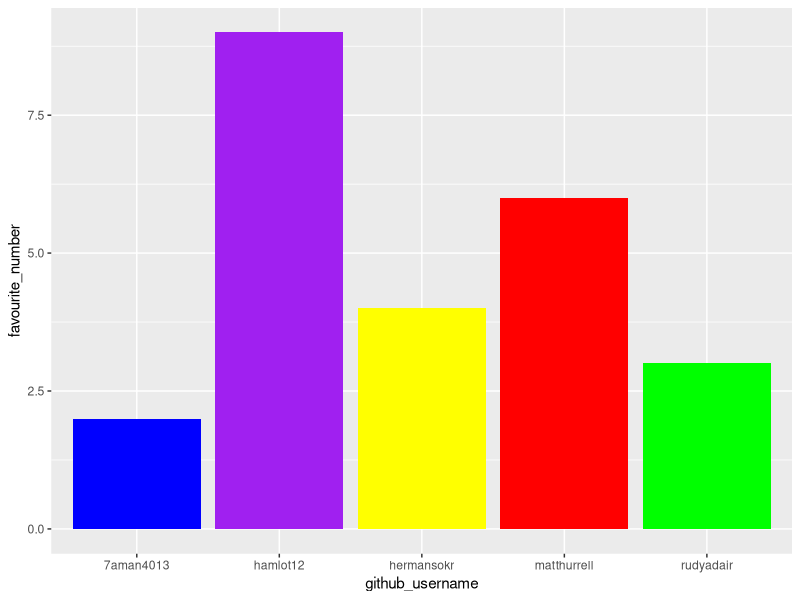
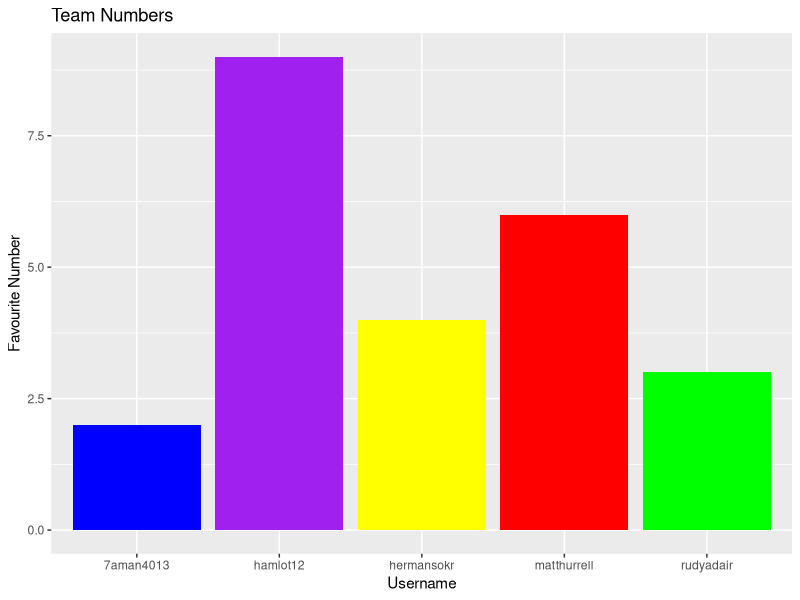
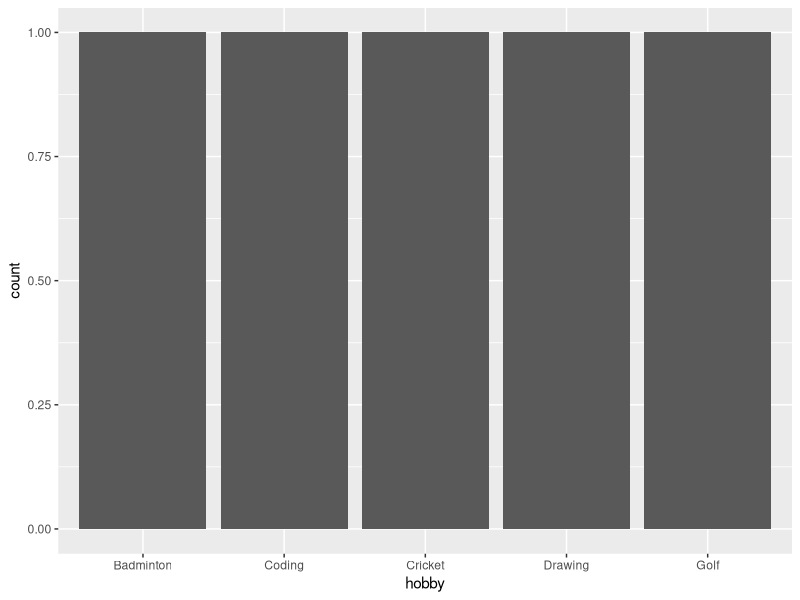

Write R code to recreate these figures, in order.
## ---- chunk 1
library(tidyverse) 
## ---- chunk 2
team_data <- tibble(
  name = c("Hamish", "Herman", "Rudy", 
           "Matt", "Abdul"),
  github_username = c("hamlot12", "hermansokr", "rudyadair", "matthurrell", "7aman4013"), 
  colour = c("purple", "yellow", "green", 
             "red", "blue"),
  hobby = c("Golf", "Drawing", "Cricket", 
            "Badminton", "Coding"),
  favourite_number = c(9, 4, 3, 6, 2)
  )

team_data
## ---- chunk 3
p1 <- ggplot(data = team_data, 
             mapping = aes(x = github_username, 
                           y = favourite_number,
                           fill = colour), 
             ) +
   geom_col() +
   scale_fill_identity()
p1
## ---- chunk 4
p1 + labs(x = "Username", 
          y = "Favourite Number",
          title = "Team Numbers")
## ---- chunk 5
p2 <- ggplot(team_data, aes(x = hobby)) +
  geom_bar()
p2
